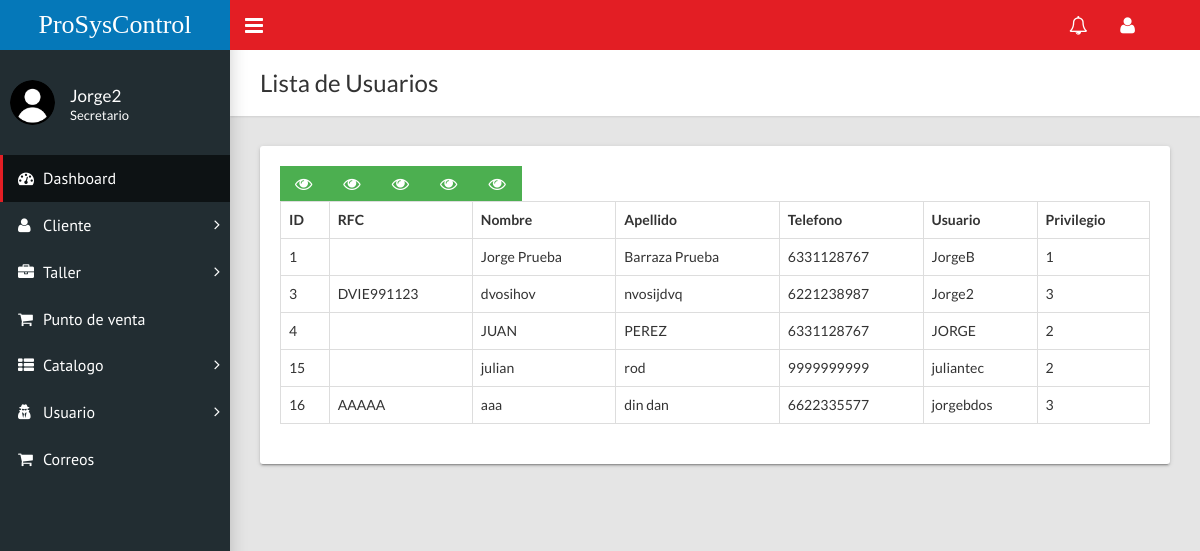
Page /home.php?c=usuario (signed in) on the committed database.
### tables this page shows
CREATE TABLE `usuario` (
  `id` int(11) NOT NULL,
  `rfc` varchar(20) NOT NULL,
  `nombre` varchar(50) NOT NULL,
  `apellido` varchar(50) NOT NULL,
  `telefono` varchar(20) NOT NULL,
  `email` varchar(70) NOT NULL,
  `user` varchar(35) NOT NULL,
  `contrasenia` varchar(50) NOT NULL,
  `privilegio` varchar(1) NOT NULL
);

### controladores/usuario.controlador.php (called while the page is built, shortened)
<?php
require_once "modelos/usuario.php";
class UsuarioControlador{
    public function __CONSTRUCT(){
        $this->modeloUsuario = new Usuario;
    }
    public function Inicio(){
        require_once "vistas/encabezado.php";
        require_once "vistas/usuario/index.php";
        require_once "vistas/pie.php";
    }
}

### modelos/database.php (called while the page is built, shortened)
<?php
class Database{
    public static function Conectar(){
        try{
            $conexion = new PDO("mysql:host=".self::servidor.";dbname=".self::nombrebd.";charset=utf8", self::usuariobd,
            self::clave);
            $conexion -> setAttribute(PDO::ATTR_ERRMODE, PDO::ERRMODE_EXCEPTION);
            return $conexion;
        }catch(PDOException $e){
            return "Fallo " .$e->getMessage();
        }
    }
}

### modelos/usuario.php (called while the page is built, shortened)
<?php
class Usuario{
    private $pdo;
    public function __CONSTRUCT(){
        $this->pdo = Database::Conectar();
    }
    public function Listar(){
        try{
            $consulta = $this->pdo->prepare("SELECT * FROM usuario;");
            $consulta->execute();
            return $consulta->fetchAll(PDO::FETCH_OBJ);
        }catch(Exception $excepcion){
            die($excepcion->getMessage());
        }
    }
}

### vistas/usuario/index.php (the view, shortened to what this page needs)
<div class="content-wrapper">
        <div class="page-title">
          <div>
            <h1>Lista de Usuarios</h1>
          </div>
        </div>
        <div class="row">
          <div class="col-md-12">
            <div class="card">
              <div class="card-body">
                <div class="table-responsive">
                  <table class="table table-hover table-bordered" role="grid" id="sampleTable">
                    <thead>
                      <tr>
                        <th>ID</th>
                        <th>RFC</th>
                        <th>Nombre</th>
                        <th>Apellido</th>
                        <th>Telefono</th>
                        <th>Usuario</th>
                        <th>Privilegio</th>
                      </tr>
                    </thead>
                    <tbody>
                      <?php foreach($this->modeloUsuario->Listar() as $u):?>
                      <tr>
                        <td><?=$u->id?></td>
                        <td><?=$u->rfc?></td>
                        <td><?=$u->nombre?></td>
                        <td><?=$u->apellido?></td>
                        <td><?=$u->telefono?></td>
                        <td><?=$u->user?></td>
                        <td><?=$u->privilegio?></td>
                            <a class="btn btn-success btn-flat" href="?c=usuario&a=FormConsultar&id=<?=$u->id?>"><i class="fa fa-lg fa-eye"></i></a></td>
                      </tr>
                      <?php endforeach;?>
                    </tbody>
                  </table>
                </div>
              </div>
            </div>
          </div>
        </div>
      </div>
    </div>

### rows in the picture
usuario: id "1", nombre "Jorge Prueba", apellido "Barraza Prueba", telefono "6331128767", user "JorgeB", privilegio "1"
usuario: id "3", rfc "DVIE991123", nombre "dvosihov", apellido "nvosijdvq", telefono "6221238987", user "Jorge2", privilegio "3"
usuario: id "4", nombre "JUAN", apellido "PEREZ", telefono "6331128767", user "JORGE", privilegio "2"
usuario: id "15", nombre "julian", apellido "rod", telefono "9999999999", user "juliantec", privilegio "2"
usuario: id "16", rfc "AAAAA", nombre "aaa", apellido "din dan", telefono "6622335577", user "jorgebdos", privilegio "3"

### other values in the picture
$usuario "Jorge2"
$_SESSION['tipoUsuario'] "Secretario"
